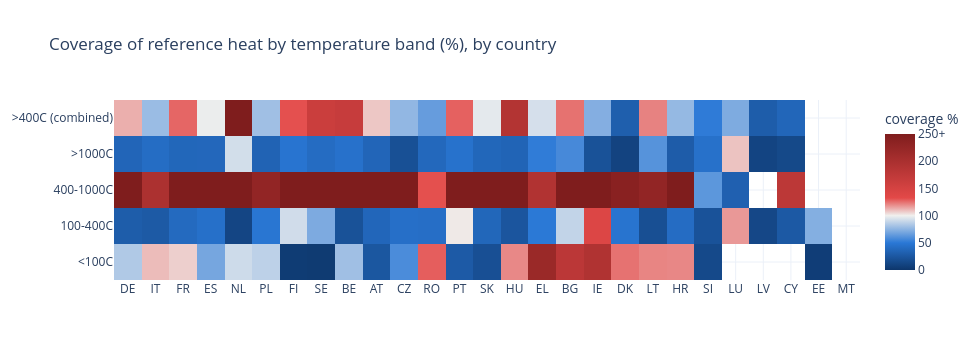

Write notebook code for a chart like this one.
### Code cell
# coverage heatmap, incl. the >400C combined column
cov = 100 * bu_band / ref_band
cov[">400C (combined)"] = 100 * (bu_band["400-1000C"] + bu_band[">1000C"]) / (
    ref_band["400-1000C"] + ref_band[">1000C"])
ref_show = ref_band.copy()
ref_show[">400C (combined)"] = ref_band["400-1000C"] + ref_band[">1000C"]
order_cc2 = ref_band.sum(axis=1).sort_values(ascending=False).index
covT = cov.reindex(order_cc2).T.where(ref_show.reindex(order_cc2).T >= 0.1)

fig = go.Figure(go.Heatmap(
    z=covT.clip(upper=250).values, x=covT.columns, y=covT.index,
    zmin=0, zmax=250, zmid=100,
    colorscale=[[0.0, "#0d366b"], [0.2, "#2a78d6"], [0.4, "#f0f0ee"],
                [0.53, "#e34948"], [1.0, "#7f1d1d"]],
    customdata=np.dstack([np.nan_to_num(covT.values),
                          np.nan_to_num(ref_show.reindex(order_cc2).T.values)]),
    hovertemplate="%{x} - %{y}<br>coverage %{customdata[0]:.0f}%"
                  "<br>reference %{customdata[1]:.1f} TWh<extra></extra>",
    colorbar=dict(title="coverage %", tickvals=[0, 50, 100, 150, 200, 250],
                  ticktext=["0", "50", "100", "150", "200", "250+"]),
))
fig.update_layout(title="Coverage of reference heat by temperature band (%), by country",
                  template="plotly_white", height=360, width=980)
fig.show()

### Figure 1 — Plotly figure (JSON) as saved in the notebook; plotly's stock layout.template omitted (floating-point values rounded to 4 significant figures; data arrays with more than 128 entries replaced by an {"elided": "..."} marker saying what was removed)
{"data": [{"colorbar": {"ticktext": ["0", "50", "100", "150", "200", "250+"], "tickvals": [0, 50, 100, 150, 200, 250], "title": {"text": "coverage %"}}, "colorscale": [[0.0, "#0d366b"], [0.2, "#2a78d6"], [0.4, "#f0f0ee"], [0.53, "#e34948"], [1.0, "#7f1d1d"]], "customdata": {"elided": "270 float values"}, "hovertemplate": "%{x} - %{y}<br>coverage %{customdata[0]:.0f}%<br>reference %{customdata[1]:.1f} TWh<extra></extra>", "type": "heatmap", "x": ["DE", "IT", "FR", "ES", "NL", "PL", "FI", "SE", "BE", "AT", "CZ", "RO", "PT", "SK", "HU", "EL", "BG", "IE", "DK", "LT", "HR", "SI", "LU", "LV", "CY", "EE", "MT"], "y": ["<100C", "100-400C", "400-1000C", ">1000C", ">400C (combined)"], "z": {"elided": "5x27 float values"}, "zmax": 250, "zmid": 100, "zmin": 0}], "layout": {"height": 360, "title": {"text": "Coverage of reference heat by temperature band (%), by country"}, "width": 980}}
